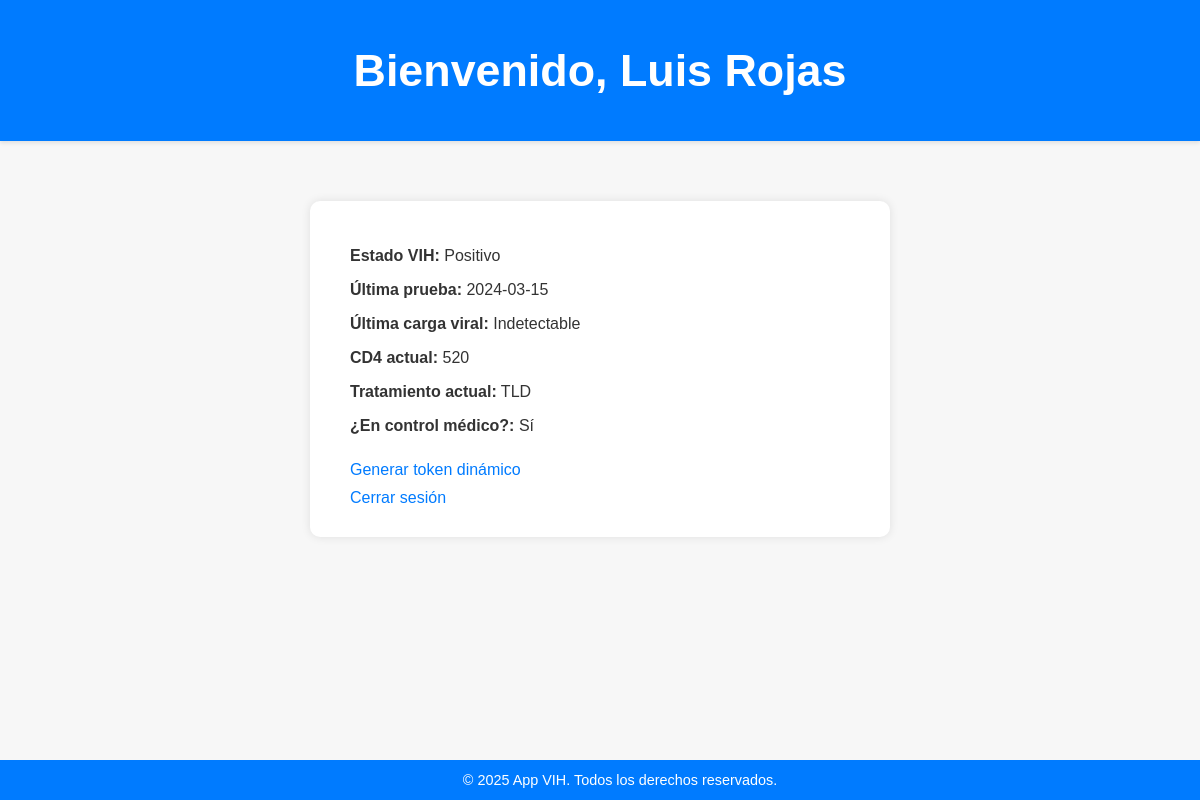
/dashboard (signed in), run on the app's committed database.
### tables this page shows
CREATE TABLE users (
            id INTEGER PRIMARY KEY AUTOINCREMENT,
            email TEXT UNIQUE NOT NULL,
            password TEXT NOT NULL,
            nombre TEXT,
            estado_vih TEXT,
            ultima_prueba_fecha TEXT,
            ultima_carga_viral TEXT,
            cd4_actual INTEGER,
            tratamiento_actual TEXT,
            en_control_medico INTEGER
        );

### app.py (the view)
@app.route('/dashboard')
def dashboard():
    if 'user_id' not in session:
        return redirect(url_for('login'))
    user = get_user(session['user_id'])
    return render_template('dashboard.html', user=user)

### models.py (called while the page is built)
def get_user(user_id):
    conn = sqlite3.connect('db.sqlite3')
    c = conn.cursor()
    c.execute('''
        SELECT id, email, nombre, estado_vih, ultima_prueba_fecha,
               ultima_carga_viral, cd4_actual, tratamiento_actual, en_control_medico
        FROM users WHERE id = ?
    ''', (user_id,))
    user = c.fetchone()
    conn.close()
    return user

### templates/dashboard.html (shortened to what this page needs)
<!DOCTYPE html>
<html>
<head>
  <link rel="stylesheet" href="{{ url_for('static', filename='styles.css') }}">
</head>
<body>
    <header>
        <h1>Bienvenido, {{ user[2] }}</h1>
    </header>
  <div class="container">
    <p><strong>Estado VIH:</strong> {{ user[3] }}</p>
    <p><strong>Última prueba:</strong> {{ user[4] or 'No registrada' }}</p>
    <p><strong>Última carga viral:</strong> {{ user[5] or 'No registrada' }}</p>
    <p><strong>CD4 actual:</strong> {{ user[6] if user[6] is not none else 'No disponible' }}</p>
    <p><strong>Tratamiento actual:</strong> {{ user[7] or 'No especificado' }}</p>
    <p><strong>¿En control médico?:</strong> {{ 'Sí' if user[8] else 'No' }}</p>
    <a href="{{ url_for('generate_token') }}">Generar token dinámico</a><br>
    <a href="{{ url_for('logout') }}">Cerrar sesión</a>
  </div>
  <footer>
  &copy; 2025 App VIH. Todos los derechos reservados.
  </footer>
</body>
</html>

### static/styles.css (style rules this page uses)
body { margin: 0; font-family: Arial, sans-serif; background-color: #f7f7f7; color: #333; }
header { background-color: #007BFF; color: white; padding: 15px 20px; text-align: center; font-size: 1.4em; font-weight: bold; box-shadow: 0 2px 4px rgba(0,0,0,0.1); }
footer { background-color: #007BFF; color: white; text-align: center; padding: 12px 20px; font-size: 0.9em; position: fixed; bottom: 0; width: 100%; }
body { padding-bottom: 60px; }
.container { max-width: 500px; margin: 60px auto; background-color: #fff; padding: 30px 40px; border-radius: 10px; box-shadow: 0 0 10px rgba(0,0,0,0.1); }
a { text-decoration: none; color: #007BFF; display: inline-block; margin-top: 10px; }

### data on the page
users: nombre "Luis Rojas", estado_vih "Positivo", ultima_prueba_fecha "2024-03-15", ultima_carga_viral "Indetectable", cd4_actual "520", tratamiento_actual "TLD", en_control_medico "Sí"
